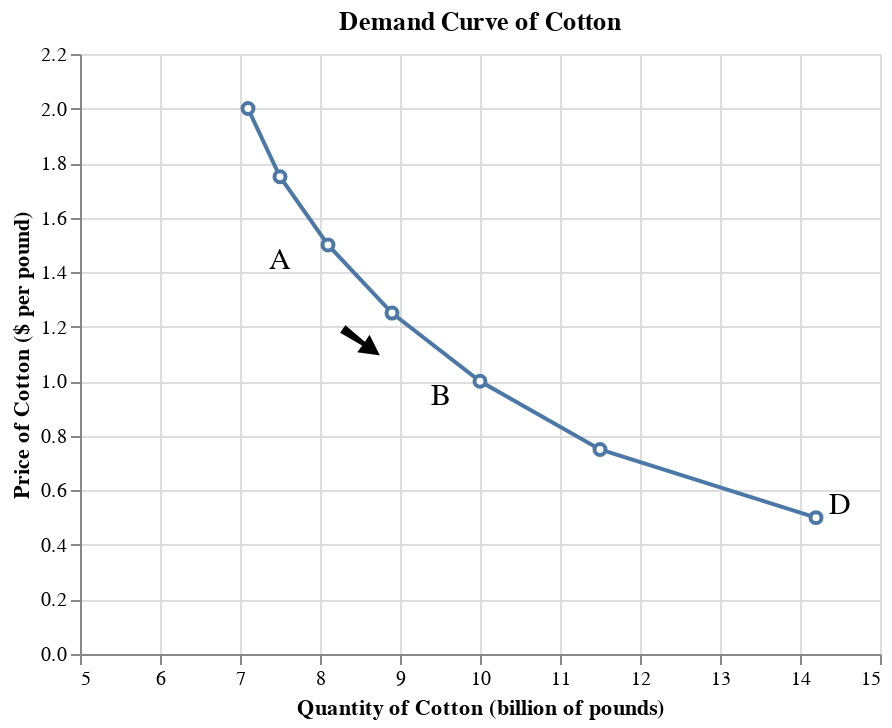

The notebook cell this image was saved under:
### Markdown cell above
```{admonition} Law of demand
There is an **inverse** relationship between price and quantity demanded.<br>

Why does the law of demand occur?<br>

1. Substitution effect<br>If the price goes up for a product, consumers will buy less of that product and more of another substitute product that has become relatively cheaper for the good that has become relatively more expensive.
1. Income effect<br>If the price goes down for a product, the purchasing power increases for consumers to allow them to purchase more. 
1. Law of diminishing marginal utility<br>Law of diminishing marginal utility states that the more you buy of any good, the less satisfaction you get from each new unit consumed.
```


```{tip}
*Ceteris paribus*
: Assume all other factors are constant.

When reading a demand curve, we assume all outside factors, such as income, are held constant (*ceteris paribus*). We only study the relationship between price and quantity demanded here. <br>

When the prices changes only, the quantity demanded will change **along the demand curve**, *ceteris paribus*.
```

Movement along the demand curve
: **Change in the quantity demanded** of a good that is the result of a change in that goods' price (as shown in the figure below).

### Code cell
text2 = alt.Chart({'values':[{'x': 7.5, 'y': 1.45}]}).mark_text(
    text='A',
    fontSize=15
).encode(x='x:Q', y='y:Q')

text3 = alt.Chart({'values':[{'x': 9.5, 'y': 0.95}]}).mark_text(
    text='B',
    fontSize=15
).encode(x='x:Q', y='y:Q')

text4 = alt.Chart({'values':[{'x': 8.5, 'y': 1.14}]}).mark_text(
    text='➘',
    fontSize=30
).encode(x='x:Q', y='y:Q')

fig1 + text1 + text2 + text3 + text4

### Figure 1 — Vega-Lite specification as saved in the notebook (floating-point values rounded to 4 significant figures)
{"config": {"view": {"continuousWidth": 400, "continuousHeight": 300}}, "layer": [{"data": {"name": "data-42d95ef6236ef392ee96a4d4eb6aead7"}, "mark": {"type": "line", "point": {"fill": "white", "filled": false}}, "encoding": {"x": {"type": "quantitative", "field": "quantity", "scale": {"domain": [5, 15]}, "title": "Quantity of Cotton (billion of pounds)"}, "y": {"type": "quantitative", "field": "price", "scale": {"domain": [0, 2.2]}, "title": "Price of Cotton ($ per pound)"}}, "title": "Demand Curve of Cotton"}, {"data": {"name": "data-b942e45c4cb98ef35c64388ff7a50f7e"}, "mark": {"type": "text", "fontSize": 15, "text": "D"}, "encoding": {"x": {"type": "quantitative", "field": "x"}, "y": {"type": "quantitative", "field": "y"}}}, {"data": {"name": "data-9aee205e0a6d62c849ee2a5b53955160"}, "mark": {"type": "text", "fontSize": 15, "text": "A"}, "encoding": {"x": {"type": "quantitative", "field": "x"}, "y": {"type": "quantitative", "field": "y"}}}, {"data": {"name": "data-f0ccf9433342d4d59b8ff4cff99a4579"}, "mark": {"type": "text", "fontSize": 15, "text": "B"}, "encoding": {"x": {"type": "quantitative", "field": "x"}, "y": {"type": "quantitative", "field": "y"}}}, {"data": {"name": "data-69042cc289d28f9345d61680920b893e"}, "mark": {"type": "text", "fontSize": 30, "text": "➘"}, "encoding": {"x": {"type": "quantitative", "field": "x"}, "y": {"type": "quantitative", "field": "y"}}}], "$schema": "https://vega.github.io/schema/vega-lite/v4.8.1.json", "datasets": {"data-42d95ef6236ef392ee96a4d4eb6aead7": [{"price": 2.0, "quantity": 7.1}, {"price": 1.75, "quantity": 7.5}, {"price": 1.5, "quantity": 8.1}, {"price": 1.25, "quantity": 8.9}, {"price": 1.0, "quantity": 10.0}, {"price": 0.75, "quantity": 11.5}, {"price": 0.5, "quantity": 14.2}], "data-b942e45c4cb98ef35c64388ff7a50f7e": [{"x": 14.5, "y": 0.55}], "data-9aee205e0a6d62c849ee2a5b53955160": [{"x": 7.5, "y": 1.45}], "data-f0ccf9433342d4d59b8ff4cff99a4579": [{"x": 9.5, "y": 0.95}], "data-69042cc289d28f9345d61680920b893e": [{"x": 8.5, "y": 1.14}]}}
